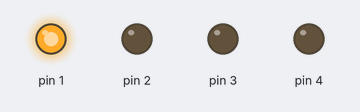
This sketch was run on a simulated Arduino Uno, built with avr-gcc and run on an emulated ATmega328P. Parts: output pins drawn as LEDs (lit = HIGH).

Above: at 0.02 s.
At 0.62 s:
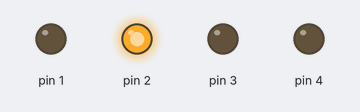
At 1.32 s:
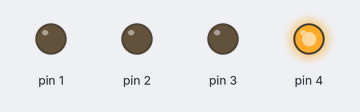
At 2.02 s:
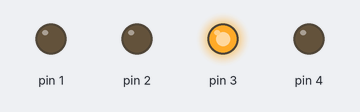
At 2.62 s:
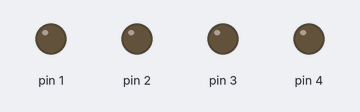
Timing chart, 0 to 3.0 s (numbered marks = the images above):
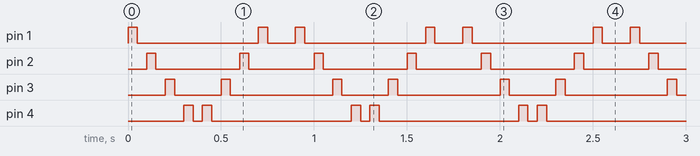

Measured:
- by itself, pin 1: repeats every 0.90 s: LOW 0.65 s, HIGH 0.05 s, LOW 0.15 s, HIGH 0.05 s
- by itself, pin 2: repeats every 0.90 s: LOW 0.45 s, HIGH 0.05 s, LOW 0.35 s, HIGH 0.05 s
- by itself, pin 3: repeats every 0.90 s: LOW 0.25 s, HIGH 0.05 s, LOW 0.55 s, HIGH 0.05 s
- by itself, pin 4: repeats every 0.90 s: LOW 0.05 s, HIGH 0.05 s, LOW 0.75 s, HIGH 0.05 s

The sketch:

Exp2.3.ino
```cpp
//SWING
void setup()
{
  pinMode(1, OUTPUT);
  pinMode(2, OUTPUT);
  pinMode(3, OUTPUT);
  pinMode(4, OUTPUT);
}
void loop()
{
  for(int i=1;i<=4;i++)
  {
     digitalWrite(i,HIGH);
  	 delay(50);
  	 digitalWrite(i,LOW);
     delay(50);
  }
  for(int i=4;i>=0;i--)
  {
     digitalWrite(i,HIGH);
  	 delay(50);
  	 digitalWrite(i,LOW);
     delay(50);
  }
}
```
